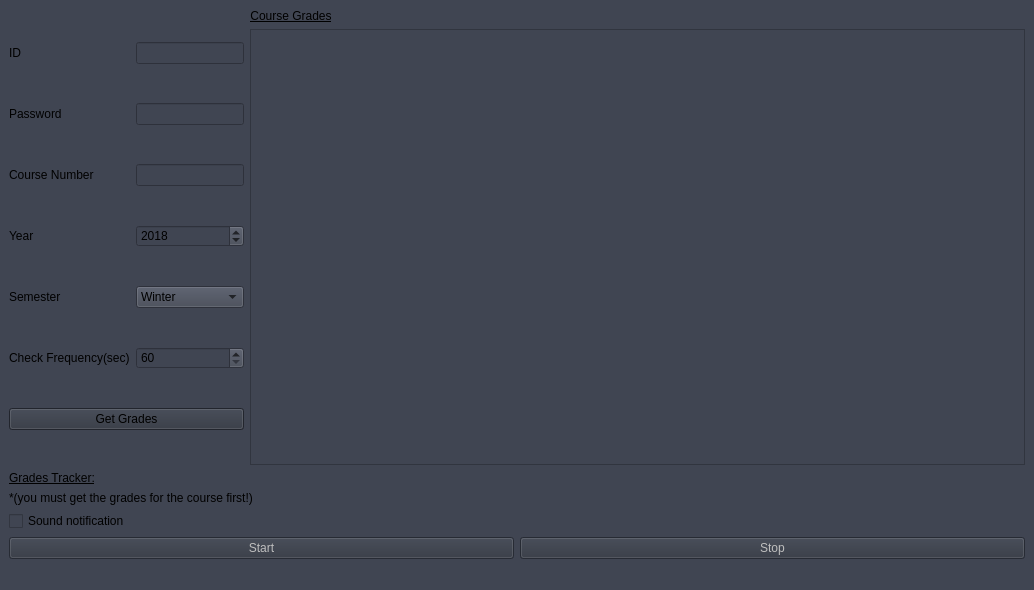
<?xml version="1.0" encoding="UTF-8"?>
<ui version="4.0">
 <class>MainWindow</class>
 <widget class="QMainWindow" name="MainWindow">
  <property name="geometry">
   <rect>
    <x>0</x>
    <y>0</y>
    <width>1034</width>
    <height>590</height>
   </rect>
  </property>
  <property name="sizePolicy">
   <sizepolicy hsizetype="Expanding" vsizetype="Expanding">
    <horstretch>0</horstretch>
    <verstretch>0</verstretch>
   </sizepolicy>
  </property>
  <property name="windowTitle">
   <string>GradesTracker</string>
  </property>
  <property name="windowIcon">
   <iconset>
    <normaloff>app.png</normaloff>app.png</iconset>
  </property>
  <property name="autoFillBackground">
   <bool>false</bool>
  </property>
  <property name="styleSheet">
   <string notr="true">background-color: rgb(64, 69, 82);</string>
  </property>
  <widget class="QWidget" name="centralwidget">
   <layout class="QGridLayout" name="gridLayout_4">
    <item row="0" column="0">
     <layout class="QGridLayout" name="gridLayout">
      <item row="0" column="3" colspan="2">
       <widget class="QLineEdit" name="id_in">
        <property name="sizePolicy">
         <sizepolicy hsizetype="Expanding" vsizetype="Fixed">
          <horstretch>0</horstretch>
          <verstretch>0</verstretch>
         </sizepolicy>
        </property>
        <property name="focusPolicy">
         <enum>Qt::StrongFocus</enum>
        </property>
        <property name="toolTip">
         <string>&lt;html&gt;&lt;head/&gt;&lt;body&gt;&lt;p&gt;Your cs account ID (without the @*)&lt;/p&gt;&lt;/body&gt;&lt;/html&gt;</string>
        </property>
        <property name="text">
         <string/>
        </property>
        <property name="clearButtonEnabled">
         <bool>false</bool>
        </property>
       </widget>
      </item>
      <item row="1" column="3" colspan="2">
       <widget class="QLineEdit" name="pass_in">
        <property name="toolTip">
         <string>&lt;html&gt;&lt;head/&gt;&lt;body&gt;&lt;p&gt;Technion account password&lt;/p&gt;&lt;/body&gt;&lt;/html&gt;</string>
        </property>
        <property name="text">
         <string/>
        </property>
        <property name="clearButtonEnabled">
         <bool>false</bool>
        </property>
       </widget>
      </item>
      <item row="2" column="0" colspan="3">
       <widget class="QLabel" name="course_label">
        <property name="sizePolicy">
         <sizepolicy hsizetype="Preferred" vsizetype="Preferred">
          <horstretch>0</horstretch>
          <verstretch>0</verstretch>
         </sizepolicy>
        </property>
        <property name="text">
         <string>Course Number</string>
        </property>
       </widget>
      </item>
      <item row="2" column="3" colspan="2">
       <widget class="QLineEdit" name="course_in">
        <property name="toolTip">
         <string>&lt;html&gt;&lt;head/&gt;&lt;body&gt;&lt;p&gt;Course number to track&lt;/p&gt;&lt;/body&gt;&lt;/html&gt;</string>
        </property>
        <property name="text">
         <string/>
        </property>
        <property name="clearButtonEnabled">
         <bool>false</bool>
        </property>
       </widget>
      </item>
      <item row="6" column="0" colspan="5">
       <widget class="QPushButton" name="getGradesButton">
        <property name="styleSheet">
         <string notr="true">background-color:rgb(47, 52, 63)</string>
        </property>
        <property name="text">
         <string>Get Grades</string>
        </property>
       </widget>
      </item>
      <item row="3" column="0" colspan="3">
       <widget class="QLabel" name="year_label">
        <property name="text">
         <string>Year</string>
        </property>
       </widget>
      </item>
      <item row="3" column="3" colspan="2">
       <widget class="QSpinBox" name="year_in">
        <property name="minimum">
         <number>2015</number>
        </property>
        <property name="maximum">
         <number>2100</number>
        </property>
        <property name="value">
         <number>2018</number>
        </property>
       </widget>
      </item>
      <item row="4" column="3" colspan="2">
       <widget class="QComboBox" name="semester_in">
        <item>
         <property name="text">
          <string>Winter</string>
         </property>
        </item>
        <item>
         <property name="text">
          <string>Spring</string>
         </property>
        </item>
        <item>
         <property name="text">
          <string>Summer</string>
         </property>
        </item>
       </widget>
      </item>
      <item row="4" column="0" colspan="3">
       <widget class="QLabel" name="semester_label">
        <property name="text">
         <string>Semester</string>
        </property>
       </widget>
      </item>
      <item row="1" column="0" colspan="3">
       <widget class="QLabel" name="pass_label">
        <property name="sizePolicy">
         <sizepolicy hsizetype="Preferred" vsizetype="Preferred">
          <horstretch>0</horstretch>
          <verstretch>0</verstretch>
         </sizepolicy>
        </property>
        <property name="text">
         <string>Password</string>
        </property>
       </widget>
      </item>
      <item row="0" column="0" colspan="3">
       <widget class="QLabel" name="id_label">
        <property name="sizePolicy">
         <sizepolicy hsizetype="Preferred" vsizetype="Preferred">
          <horstretch>0</horstretch>
          <verstretch>0</verstretch>
         </sizepolicy>
        </property>
        <property name="text">
         <string>ID</string>
        </property>
       </widget>
      </item>
      <item row="5" column="0" colspan="3">
       <widget class="QLabel" name="frequency_label">
        <property name="text">
         <string>Check Frequency(sec)</string>
        </property>
       </widget>
      </item>
      <item row="5" column="3" colspan="2">
       <widget class="QSpinBox" name="frequency_spin">
        <property name="toolTip">
         <string>&lt;html&gt;&lt;head/&gt;&lt;body&gt;&lt;p&gt;Check every * sec if there is new grade&lt;/p&gt;&lt;/body&gt;&lt;/html&gt;</string>
        </property>
        <property name="minimum">
         <number>60</number>
        </property>
        <property name="maximum">
         <number>600</number>
        </property>
        <property name="singleStep">
         <number>10</number>
        </property>
       </widget>
      </item>
     </layout>
    </item>
    <item row="0" column="1">
     <layout class="QGridLayout" name="gridLayout_3">
      <item row="0" column="0">
       <widget class="QLabel" name="table_header">
        <property name="sizePolicy">
         <sizepolicy hsizetype="Maximum" vsizetype="Preferred">
          <horstretch>0</horstretch>
          <verstretch>0</verstretch>
         </sizepolicy>
        </property>
        <property name="font">
         <font>
          <underline>true</underline>
         </font>
        </property>
        <property name="text">
         <string>Course Grades</string>
        </property>
        <property name="alignment">
         <set>Qt::AlignCenter</set>
        </property>
       </widget>
      </item>
      <item row="1" column="0">
       <widget class="QTableWidget" name="grades_table">
        <property name="gridStyle">
         <enum>Qt::SolidLine</enum>
        </property>
        <attribute name="horizontalHeaderVisible">
         <bool>false</bool>
        </attribute>
        <attribute name="horizontalHeaderStretchLastSection">
         <bool>true</bool>
        </attribute>
        <attribute name="verticalHeaderVisible">
         <bool>false</bool>
        </attribute>
        <attribute name="verticalHeaderStretchLastSection">
         <bool>false</bool>
        </attribute>
       </widget>
      </item>
     </layout>
    </item>
    <item row="1" column="0" colspan="2">
     <layout class="QGridLayout" name="gridLayout_2">
      <item row="0" column="0">
       <widget class="QLabel" name="gradesTrackerheader">
        <property name="styleSheet">
         <string notr="true">font: 18pt &quot;Noto Sans&quot;;
text-decoration: underline;</string>
        </property>
        <property name="text">
         <string>Grades Tracker:</string>
        </property>
       </widget>
      </item>
      <item row="1" column="0">
       <widget class="QLabel" name="disclaimer">
        <property name="text">
         <string>*(you must get the grades for the course first!)</string>
        </property>
       </widget>
      </item>
      <item row="2" column="0">
       <widget class="QCheckBox" name="soundNotification">
        <property name="toolTip">
         <string>Sound will be played if new grades are found</string>
        </property>
        <property name="text">
         <string>Sound notification </string>
        </property>
       </widget>
      </item>
      <item row="3" column="0">
       <layout class="QHBoxLayout" name="horizontalLayout">
        <item>
         <widget class="QPushButton" name="start_button">
          <property name="enabled">
           <bool>false</bool>
          </property>
          <property name="styleSheet">
           <string notr="true">background-color:rgb(47, 52, 63)</string>
          </property>
          <property name="text">
           <string>Start</string>
          </property>
         </widget>
        </item>
        <item>
         <widget class="QPushButton" name="stop_button">
          <property name="enabled">
           <bool>false</bool>
          </property>
          <property name="styleSheet">
           <string notr="true">background-color:rgb(47, 52, 63)</string>
          </property>
          <property name="text">
           <string>Stop</string>
          </property>
         </widget>
        </item>
       </layout>
      </item>
     </layout>
    </item>
   </layout>
  </widget>
  <widget class="QStatusBar" name="statusbar"/>
 </widget>
 <tabstops>
  <tabstop>id_in</tabstop>
  <tabstop>pass_in</tabstop>
  <tabstop>course_in</tabstop>
  <tabstop>year_in</tabstop>
  <tabstop>semester_in</tabstop>
  <tabstop>frequency_spin</tabstop>
  <tabstop>getGradesButton</tabstop>
  <tabstop>soundNotification</tabstop>
  <tabstop>start_button</tabstop>
  <tabstop>stop_button</tabstop>
  <tabstop>grades_table</tabstop>
 </tabstops>
 <resources/>
 <connections>
  <connection>
   <sender>course_in</sender>
   <signal>returnPressed()</signal>
   <receiver>getGradesButton</receiver>
   <slot>click()</slot>
   <hints>
    <hint type="sourcelabel">
     <x>279</x>
     <y>168</y>
    </hint>
    <hint type="destinationlabel">
     <x>154</x>
     <y>394</y>
    </hint>
   </hints>
  </connection>
  <connection>
   <sender>pass_in</sender>
   <signal>returnPressed()</signal>
   <receiver>getGradesButton</receiver>
   <slot>click()</slot>
   <hints>
    <hint type="sourcelabel">
     <x>279</x>
     <y>112</y>
    </hint>
    <hint type="destinationlabel">
     <x>162</x>
     <y>394</y>
    </hint>
   </hints>
  </connection>
  <connection>
   <sender>id_in</sender>
   <signal>returnPressed()</signal>
   <receiver>getGradesButton</receiver>
   <slot>click()</slot>
   <hints>
    <hint type="sourcelabel">
     <x>279</x>
     <y>56</y>
    </hint>
    <hint type="destinationlabel">
     <x>213</x>
     <y>394</y>
    </hint>
   </hints>
  </connection>
  <connection>
   <sender>id_in</sender>
   <signal>textChanged(QString)</signal>
   <receiver>getGradesButton</receiver>
   <slot>toggle()</slot>
   <hints>
    <hint type="sourcelabel">
     <x>279</x>
     <y>56</y>
    </hint>
    <hint type="destinationlabel">
     <x>120</x>
     <y>394</y>
    </hint>
   </hints>
  </connection>
 </connections>
</ui>
